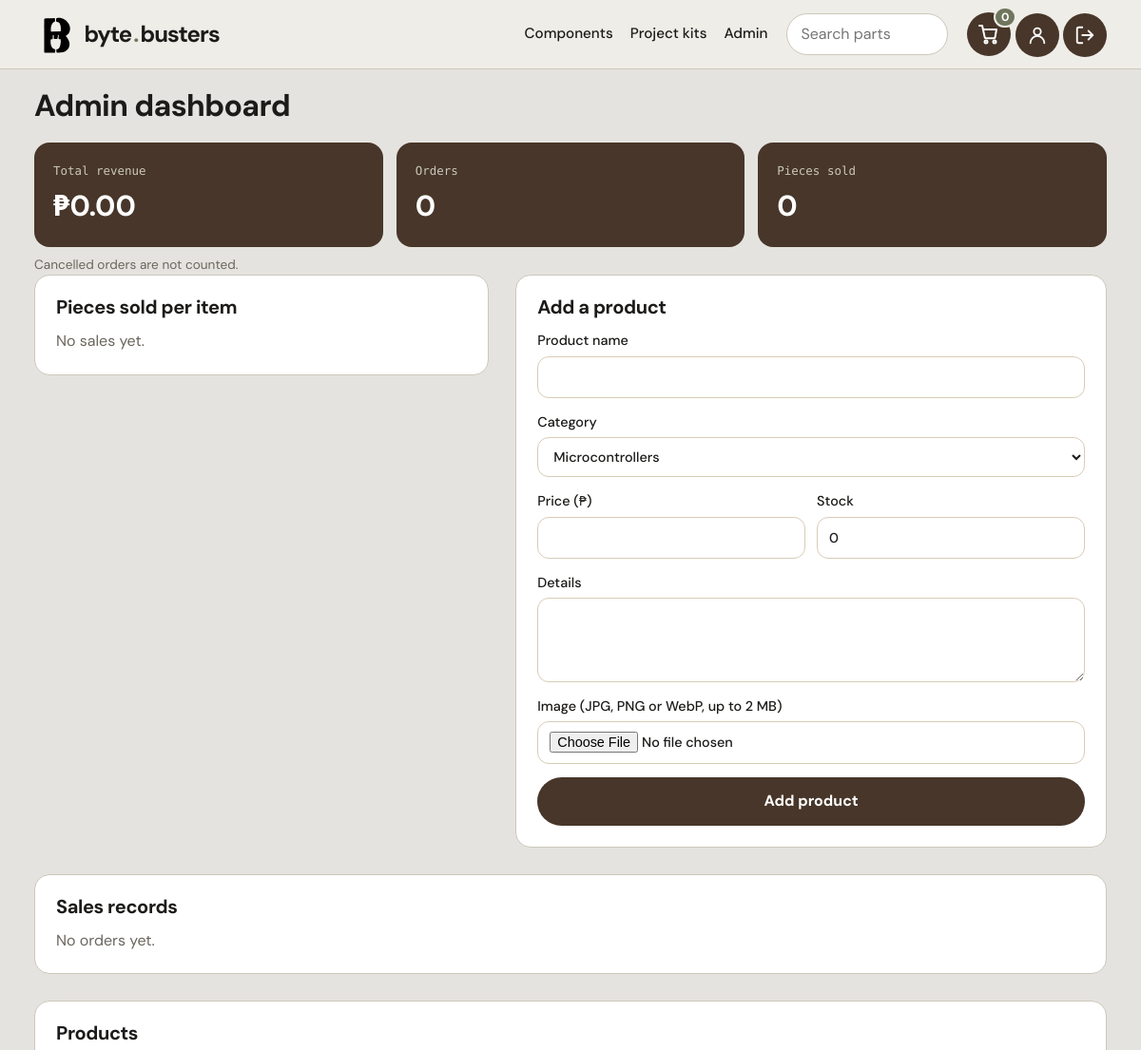
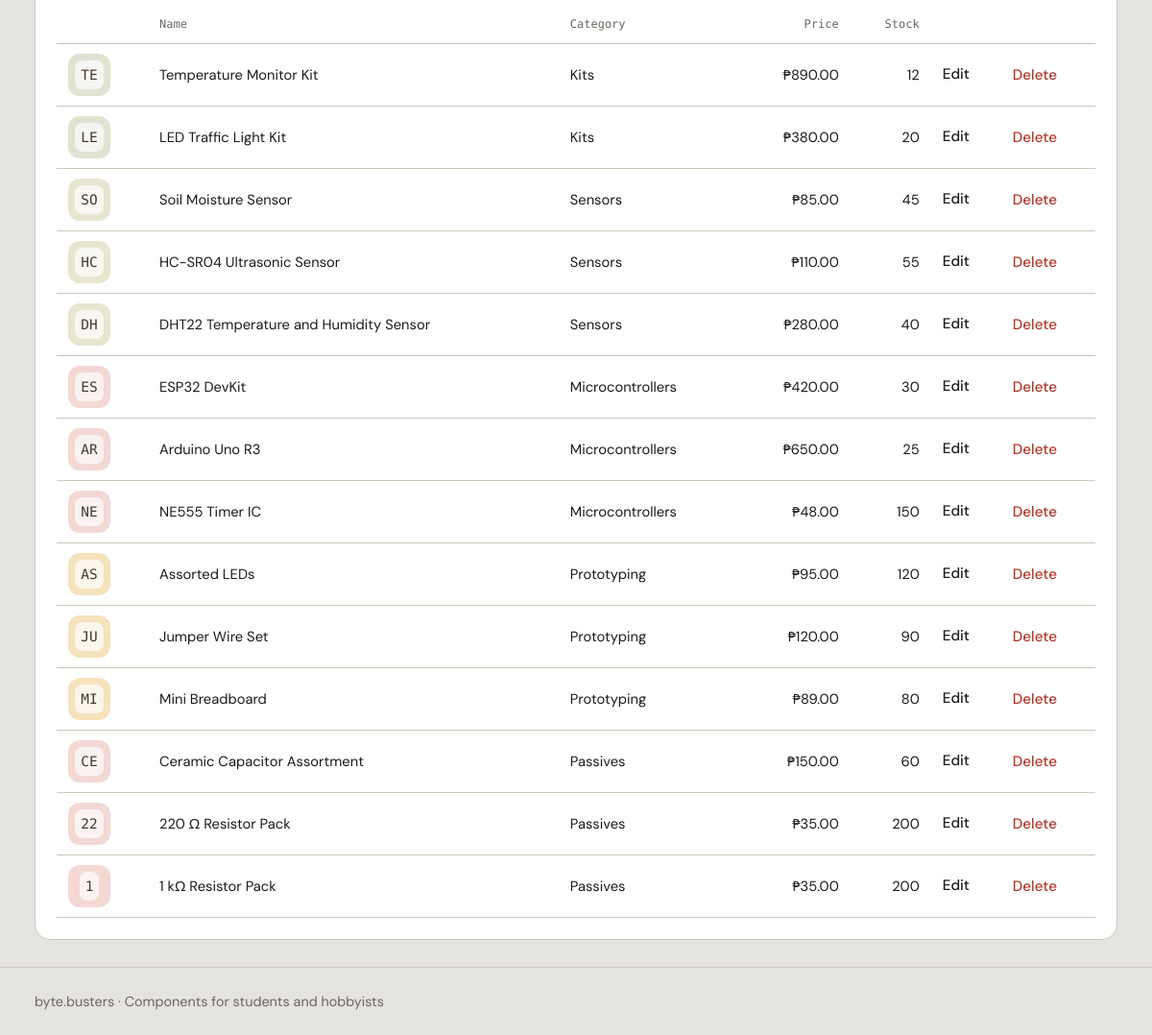
/admin.php (signed in), run on the app's committed database (2 pictures, top to bottom).
### tables this page shows
CREATE TABLE products (
                          id INT AUTO_INCREMENT PRIMARY KEY,
                          name VARCHAR(120) NOT NULL,
                          category VARCHAR(40) NOT NULL,
                          description TEXT,
                          price DECIMAL(10,2) NOT NULL,
                          stock INT NOT NULL DEFAULT 0,
                          image VARCHAR(80) DEFAULT NULL,
                          created_at TIMESTAMP DEFAULT CURRENT_TIMESTAMP,
                          INDEX (category)
);

### admin.php (the view, shortened to what this page needs)
<?php
require __DIR__ . '/config.php';
$kpi = $pdo->query("SELECT COALESCE(SUM(total),0) rev, COUNT(*) orders FROM orders WHERE status <> 'cancelled'")->fetch();
$pcs = (int)$pdo->query("SELECT COALESCE(SUM(oi.qty),0) FROM order_items oi JOIN orders o ON o.id = oi.order_id WHERE o.status <> 'cancelled'")->fetchColumn();
$perItem = $pdo->query("SELECT oi.name, SUM(oi.qty) pcs, SUM(oi.qty * oi.price) rev FROM order_items oi
    JOIN orders o ON o.id = oi.order_id WHERE o.status <> 'cancelled' GROUP BY oi.product_id, oi.name ORDER BY pcs DESC")->fetchAll();
$sales = $pdo->query('SELECT o.*, u.name customer FROM orders o JOIN users u ON u.id = o.user_id ORDER BY o.id DESC LIMIT 50')->fetchAll();
$products = $pdo->query('SELECT * FROM products ORDER BY id DESC')->fetchAll();
page_header('Admin');
?>
    <h1 class="page-title">Admin dashboard</h1>
    <div class="kpis">
        <div class="kpi"><span class="mono muted">Total revenue</span><strong><?= peso($kpi['rev']) ?></strong></div>
        <div class="kpi"><span class="mono muted">Orders</span><strong><?= (int)$kpi['orders'] ?></strong></div>
        <div class="kpi"><span class="mono muted">Pieces sold</span><strong><?= $pcs ?></strong></div>
    </div>
    <p class="muted small">Cancelled orders are not counted.</p>
    <div class="two-col">
        <section class="panel">
            <h2>Pieces sold per item</h2>
            <?php if (!$perItem): ?><p class="muted">No sales yet.</p><?php endif; ?>
        </section>
        <section class="panel">
            <h2>Add a product</h2>
            <form method="post" enctype="multipart/form-data" class="form">
                <label>Product name <input name="name" required maxlength="120"></label>
                <label>Category <select name="category" required><?php foreach (CATEGORIES as $c) echo '<option>' . e($c) . '</option>'; ?></select></label>
                <div class="pair">
                    <label>Price (₱) <input type="number" name="price" min="0.01" step="0.01" required></label>
                    <label>Stock <input type="number" name="stock" min="0" value="0" required></label>
                </div>
                <label>Details <textarea name="description" rows="3"></textarea></label>
                <label>Image (JPG, PNG or WebP, up to 2 MB) <input type="file" name="image" accept="image/jpeg,image/png,image/webp"></label>
                <button class="btn dark">Add product</button>
            </form>
        </section>
    </div>
    <section class="panel">
        <h2>Sales records</h2>
        <?php if (!$sales): ?><p class="muted">No orders yet.</p><?php endif; ?>
    </section>
    <section class="panel">
        <h2>Products</h2>
        <div class="scroll"><table><thead><tr><th></th><th>Name</th><th>Category</th><th class="r">Price</th><th class="r">Stock</th><th></th><th></th></tr></thead><tbody>
                <?php foreach ($products as $p): ?>
                    <tr>
                        <td><?= product_img($p, 'xs') ?></td>
                        <td><?= e($p['name']) ?></td><td><?= e($p['category']) ?></td>
                        <td class="r"><?= peso($p['price']) ?></td><td class="r"><?= (int)$p['stock'] ?></td>
                        <td><a class="linkbtn" href="admin.php?edit=<?= (int)$p['id'] ?>#edit">Edit</a></td>
                        <td><form method="post" onsubmit="return confirm('Delete this product?')">
                                <button class="linkbtn danger">Delete</button></form></td>
                    </tr>
                <?php endforeach; ?>
                </tbody></table></div>
    </section>
<?php page_footer(); ?>

### config.php (shortened to what this page needs)
<?php
try {
    $pdo = new PDO('mysql:host=' . DB_HOST . ';dbname=' . DB_NAME . ';charset=utf8mb4', DB_USER, DB_PASS, [
            PDO::ATTR_ERRMODE => PDO::ERRMODE_EXCEPTION,
            PDO::ATTR_DEFAULT_FETCH_MODE => PDO::FETCH_ASSOC,
            PDO::ATTR_EMULATE_PREPARES => false,
    ]);
} catch (PDOException $ex) {
    http_response_code(500);
    exit('Database connection failed. Check the settings at the top of config.php.');
}
function e($s) { return htmlspecialchars((string)$s, ENT_QUOTES, 'UTF-8'); }
function peso($n) { return '₱' . number_format((float)$n, 2); }
function user() { return $_SESSION['user'] ?? null; }
function cart_count($pdo) {
    $s = $pdo->prepare('SELECT COALESCE(SUM(qty),0) FROM cart_items WHERE user_id = ?');
    $s->execute([user()['id']]);
    return (int)$s->fetchColumn();
}
function product_img($p, $cls = '') {
    $inner = $p['image']
            ? '<img src="' . 'uploads/' . e($p['image']) . '" alt="' . e($p['name']) . '">'
            : '<span class="ph">' . e(mb_strtoupper(mb_substr($p['name'], 0, 2))) . '</span>';
    return '<div class="thumb t-' . (crc32($p['category']) % 4) . ' ' . $cls . '">' . $inner . '</div>';
}
function page_header($title) {
    global $pdo; $u = user(); ?>
    <!doctype html>
    <html lang="en">
    <head>
        <link rel="stylesheet" href="assets/style.css">
    </head>
    <body>
    <header class="site-header"><div class="wrap bar">
            <a class="logo" href="index.php"><img src="assets/logo.svg" alt="">byte<em>.</em>busters</a>
            <nav class="nav" aria-label="Main">
                <a href="index.php?page=products">Components</a>
                <a href="index.php?page=products&cat=Kits">Project kits</a>
                <?php if ($u && $u['role'] === 'admin'): ?><a href="admin.php">Admin</a><?php endif; ?>
            </nav>
            <form class="search" action="index.php" role="search">
                <input type="search" name="q" placeholder="Search parts" aria-label="Search parts" value="<?= e($_GET['q'] ?? '') ?>">
            </form>
            <div class="actions">
                <?php if ($u): ?>
                    <a class="bag" href="index.php?page=cart" aria-label="Cart">
                        <svg viewBox="0 0 24 24" fill="none" stroke="currentColor" stroke-width="2" stroke-linecap="round" stroke-linejoin="round"><circle cx="9" cy="20" r="1.5"/><circle cx="18" cy="20" r="1.5"/><path d="M2 3h3l2.7 12.4a1 1 0 0 0 1 .8h8.8a1 1 0 0 0 1-.8L20 7H6"/></svg>
                        <span id="bagCount"><?= cart_count($pdo) ?></span>
                    </a>
                    <a class="icon-btn" href="index.php?page=account" aria-label="Account" title="Account">
                        <svg viewBox="0 0 24 24"><circle cx="12" cy="8" r="4"/><path d="M4 21a8 8 0 0 1 16 0"/></svg>
                    </a>
                    <form method="post" action="index.php?page=logout" class="inline">
                        <button class="icon-btn" aria-label="Log out" title="Log out">
                            <svg viewBox="0 0 24 24"><path d="M9 21H5a2 2 0 0 1-2-2V5a2 2 0 0 1 2-2h4"/><path d="M16 17l5-5-5-5"/><path d="M21 12H9"/></svg>
                        </button>
                    </form>
                <?php else: ?>
                    <a class="icon-btn" href="index.php?page=login" aria-label="Log in" title="Log in">
                        <svg viewBox="0 0 24 24"><path d="M15 3h4a2 2 0 0 1 2-2v14a2 2 0 0 1-2 2h-4"/><path d="M10 17l5-5-5-5"/><path d="M15 12H3"/></svg>
                    </a>
                <?php endif; ?>
            </div>
        </div>
    </header>
    <main class="wrap main">
<?php }
function page_footer() { ?>
    </main>
    <footer class="site-footer"><div class="wrap">byte.busters · Components for students and hobbyists</div></footer>
    </body>
    </html>
<?php }

### data on the page
products: name "TE", name "Temperature Monitor Kit", category "Kits", price "₱890.00", stock "12"
products: name "LE", name "LED Traffic Light Kit", category "Kits", price "₱380.00", stock "20"
products: name "SO", name "Soil Moisture Sensor", category "Sensors", price "₱85.00", stock "45"
products: name "HC", name "HC-SR04 Ultrasonic Sensor", category "Sensors", price "₱110.00", stock "55"
products: name "DH", name "DHT22 Temperature and Humidity Sensor", category "Sensors", price "₱280.00", stock "40"
products: name "ES", name "ESP32 DevKit", category "Microcontrollers", price "₱420.00", stock "30"
products: name "AR", name "Arduino Uno R3", category "Microcontrollers", price "₱650.00", stock "25"
products: name "NE", name "NE555 Timer IC", category "Microcontrollers", price "₱48.00", stock "150"
products: name "AS", name "Assorted LEDs", category "Prototyping", price "₱95.00", stock "120"
products: name "JU", name "Jumper Wire Set", category "Prototyping", price "₱120.00", stock "90"
products: name "MI", name "Mini Breadboard", category "Prototyping", price "₱89.00", stock "80"
products: name "CE", name "Ceramic Capacitor Assortment", category "Passives", price "₱150.00", stock "60"
products: name "22", name "220 Ω Resistor Pack", category "Passives", price "₱35.00", stock "200"
products: name "1", name "1 kΩ Resistor Pack", category "Passives", price "₱35.00", stock "200"

### other printed values
cart_count($pdo) "0"
peso($kpi['rev']) "₱0.00"
$kpi['orders'] "0"
$pcs "0"
form field category "Microcontrollers"
